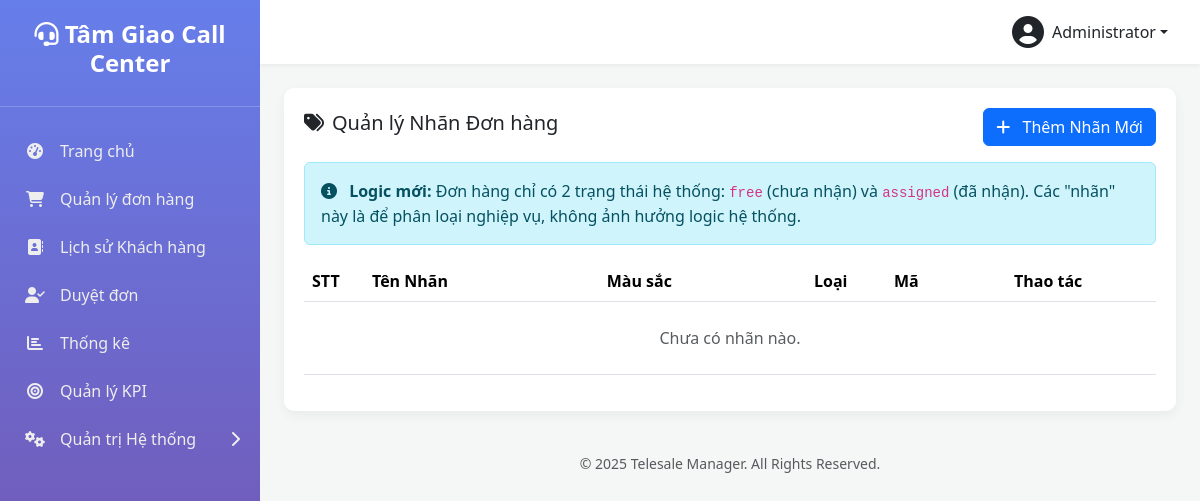
The app's page /manage-order-labels.php (signed in), older data.
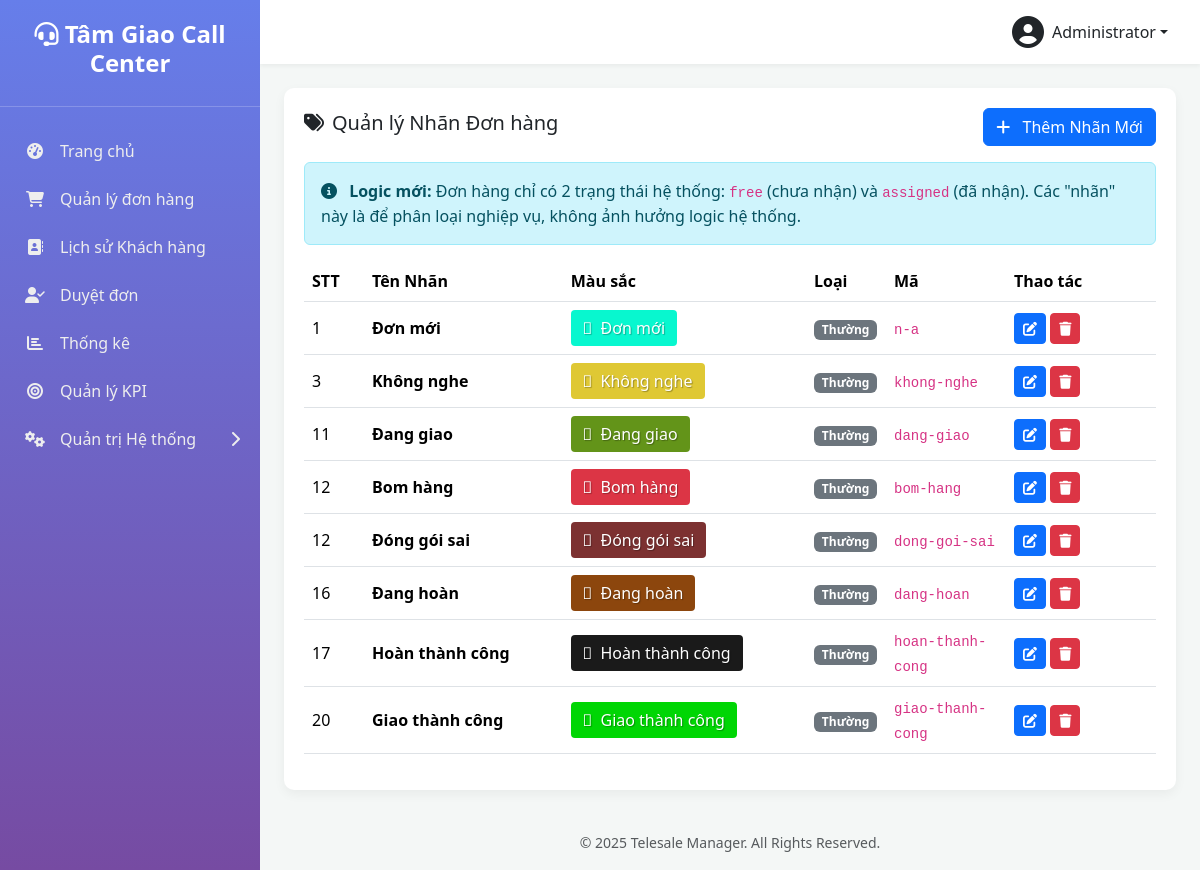
The same page, newer data.
### tables this page shows
CREATE TABLE `settings` (
  `setting_key` varchar(100) NOT NULL,
  `setting_value` text DEFAULT NULL
);

CREATE TABLE `users` (
  `id` int(10) UNSIGNED NOT NULL,
  `username` varchar(50) NOT NULL COMMENT 'Tên đăng nhập',
  `password` varchar(255) NOT NULL,
  `full_name` varchar(100) NOT NULL COMMENT 'Họ và tên',
  `email` varchar(100) DEFAULT NULL COMMENT 'Email',
  `phone` varchar(20) DEFAULT NULL COMMENT 'Số điện thoại',
  `role` enum('admin','manager','telesale') NOT NULL DEFAULT 'telesale' COMMENT 'Vai trò: admin, manager, telesale',
  `status` enum('active','inactive','suspended') NOT NULL DEFAULT 'active' COMMENT 'Trạng thái: active, inactive, suspended (bị treo)',
  `avatar` varchar(255) DEFAULT NULL COMMENT 'Đường dẫn ảnh đại diện',
  `last_login_at` datetime DEFAULT NULL COMMENT 'Lần đăng nhập cuối',
  `last_login_ip` varchar(45) DEFAULT NULL COMMENT 'IP đăng nhập cuối',
  `created_at` datetime DEFAULT current_timestamp(),
  `updated_at` datetime DEFAULT current_timestamp() ON UPDATE current_timestamp(),
  `suspension_reason` text DEFAULT NULL,
  `suspension_until` datetime DEFAULT NULL,
  `deleted_at` timestamp NULL DEFAULT NULL
);

CREATE TABLE `order_labels` (
  `label_key` varchar(50) NOT NULL,
  `label_name` varchar(100) NOT NULL,
  `description` text DEFAULT NULL,
  `color` varchar(20) NOT NULL DEFAULT '#6c757d',
  `icon` varchar(50) NOT NULL DEFAULT 'fa-tag',
  `sort_order` int(11) NOT NULL DEFAULT 0,
  `is_final` tinyint(1) DEFAULT 0,
  `is_system` tinyint(1) DEFAULT 0,
  `auto_lock` tinyint(1) DEFAULT 0,
  `metadata` longtext DEFAULT NULL CHECK (json_valid(`metadata`)),
  `created_by` int(10) UNSIGNED DEFAULT NULL,
  `created_at` datetime DEFAULT current_timestamp(),
  `updated_at` datetime DEFAULT current_timestamp() ON UPDATE current_timestamp()
);

### functions.php (called while the page is built, shortened)
<?php
function get_db_connection() {
    static $pdo = null;
    if ($pdo === null) {
        try {
            $dsn = "mysql:host=" . DB_HOST . ";dbname=" . DB_NAME . ";charset=" . DB_CHARSET;
            $options = [
                PDO::ATTR_ERRMODE => PDO::ERRMODE_EXCEPTION,
                PDO::ATTR_DEFAULT_FETCH_MODE => PDO::FETCH_ASSOC,
                PDO::ATTR_EMULATE_PREPARES => false,
            ];
            $pdo = new PDO($dsn, DB_USER, DB_PASS, $options);
        } catch (PDOException $e) {
            die('Database connection failed: ' . $e->getMessage());
        }
    }
    return $pdo;
}
function db_query($sql, $params = []) {
    $pdo = get_db_connection();
    $stmt = $pdo->prepare($sql);
    $stmt->execute($params);
    return $stmt;
}
function db_get_row($sql, $params = []) {
    $stmt = db_query($sql, $params);
    return $stmt->fetch(PDO::FETCH_ASSOC);
}
function db_get_results($sql, $params = []) {
    $stmt = db_query($sql, $params);
    return $stmt->fetchAll(PDO::FETCH_ASSOC);
}
function db_get_var($sql, $params = []) {
    $stmt = db_query($sql, $params);
    return $stmt->fetchColumn();
}
function is_logged_in() {
    return isset($_SESSION['user_id']) && !empty($_SESSION['user_id']);
}
function get_logged_user() {
    static $cached_user = null;
    if ($cached_user === null) {
        $cached_user = db_get_row(
            "SELECT * FROM users WHERE id = ? AND status = 'active'",
            [$_SESSION['user_id']]
        );
    }
    return $cached_user;
}
function is_admin() {
    $user = get_logged_user();
    return $user && is_array($user) && isset($user['role']) && $user['role'] === 'admin';
}
function require_admin() {
    if (!is_admin()) {
        redirect('dashboard.php?error=access_denied');
        exit;
    }
}
function get_setting($key, $default = null) {
    $value = db_get_var("SELECT setting_value FROM settings WHERE setting_key = ?", [$key]);
    return $value !== false && $value !== null ? $value : $default;
}
function get_order_labels($include_system = false) {
    $where = $include_system ? '' : 'WHERE is_system = 0';
    return db_get_results("
        SELECT * FROM order_labels
        {$where}
        ORDER BY sort_order ASC, label_name ASC
    ");
}

### manage-order-labels.php (the view, shortened to what this page needs)
<?php
require_once 'functions.php';
require_admin();
$labels = get_order_labels(true);
include 'includes/header.php';
?>
<div class="table-card">
    <div class="d-flex justify-content-between align-items-center mb-3">
        <h5><i class="fas fa-tags me-2"></i>Quản lý Nhãn Đơn hàng</h5>
        <button class="btn btn-primary" onclick="prepareAddModal()">
            <i class="fas fa-plus me-2"></i> Thêm Nhãn Mới
        </button>
    </div>
    <div class="alert alert-info">
        <i class="fas fa-info-circle me-2"></i>
        <strong>Logic mới:</strong> Đơn hàng chỉ có 2 trạng thái hệ thống: <code>free</code> (chưa nhận) và <code>assigned</code> (đã nhận).
        Các "nhãn" này là để phân loại nghiệp vụ, không ảnh hưởng logic hệ thống.
    </div>
    <table class="table table-hover align-middle">
        <thead>
            <tr>
                <th style="width: 60px;">STT</th>
                <th>Tên Nhãn</th>
                <th>Màu sắc</th>
                <th style="width: 80px;">Loại</th>
                <th style="width: 120px;">Mã</th>
                <th style="width: 150px;">Thao tác</th>
            </tr>
        </thead>
        <tbody>
            <?php if (empty($labels)): ?>
                <tr><td colspan="6" class="text-center text-muted py-4">Chưa có nhãn nào.</td></tr>
            <?php else: ?>
                <?php foreach ($labels as $label): ?>
                <tr>
                    <td><?php echo $label['sort_order']; ?></td>
                    <td>
                        <strong><?php echo htmlspecialchars($label['label_name']); ?></strong>
                    </td>
                    <td>
                        <span class="label-badge" style="background-color: <?php echo htmlspecialchars($label['color']); ?>;">
                            <i class="<?php echo htmlspecialchars($label['icon']); ?> me-1"></i>
                            <?php echo htmlspecialchars($label['label_name']); ?>
                        </span>
                    </td>
                    <td>
                        <?php if ($label['is_final']): ?>
                            <span class="badge bg-success">Kết thúc</span>
                        <?php else: ?>
                            <span class="badge bg-secondary">Thường</span>
                        <?php endif; ?>
                    </td>
                    <td><code><?php echo htmlspecialchars($label['label_key']); ?></code></td>
                    <td>
                        <?php if (!$label['is_system']): ?>
                            <button class="btn btn-sm btn-primary"
                                    onclick="prepareEditModal(
                                        '<?php echo htmlspecialchars($label['label_key'], ENT_QUOTES); ?>',
                                        '<?php echo htmlspecialchars($label['label_name'], ENT_QUOTES); ?>',
                                        '<?php echo htmlspecialchars($label['description'], ENT_QUOTES); ?>',
                                        '<?php echo htmlspecialchars($label['color'], ENT_QUOTES); ?>',
                                        '<?php echo htmlspecialchars($label['icon'], ENT_QUOTES); ?>',
                                        '<?php echo $label['sort_order']; ?>',
                                        <?php echo $label['is_final'] ? 'true' : 'false'; ?>
                                    )">
                                <i class="fas fa-edit"></i>
                            </button>
                            <a href="?delete=<?php echo urlencode($label['label_key']); ?>"
                               class="btn btn-sm btn-danger"
                               onclick="return confirm('Xóa nhãn này?')">
                                <i class="fas fa-trash"></i>
                            </a>
                        <?php else: ?>
                            <span class="text-muted"><i class="fas fa-lock"></i> Hệ thống</span>
                        <?php endif; ?>
                    </td>
                </tr>
                <?php endforeach; ?>
            <?php endif; ?>
        </tbody>
    </table>
</div>
<?php include 'includes/footer.php'; ?>

### includes/header.php (shortened to what this page needs)
<?php
$current_user = get_logged_user();
$current_page = basename($_SERVER['PHP_SELF']);
$system_pages = [
    'users.php',
    'manager-assignments.php',
    'manage-order-statuses.php',
    'manage-customer-labels.php',
    'manage-user-labels.php',
    'admin-rules.php',
    'settings.php',
];
$is_system_page_active = in_array($current_page, $system_pages);
?>
<!DOCTYPE html>
<html lang="vi">
<head>
    <link href="https://cdn.jsdelivr.net/npm/bootstrap@5.3.2/dist/css/bootstrap.min.css" rel="stylesheet">
    <link rel="stylesheet" href="https://cdnjs.cloudflare.com/ajax/libs/font-awesome/6.4.2/css/all.min.css">
</head>
<body>
    <div class="wrapper">
        <nav class="sidebar">
            <div class="sidebar-header">
                <h3><i class="fas fa-headset"></i> <?php echo get_setting('site_name', SITE_NAME); ?></h3>
            </div>
            <ul class="sidebar-nav">
                <li class="<?php echo ($current_page == 'dashboard.php') ? 'active' : ''; ?>">
                    <a href="dashboard.php"><i class="fas fa-tachometer-alt nav-icon"></i> Trang chủ</a>
                </li>
                <li class="<?php echo ($current_page == 'orders.php' || $current_page == 'order-detail.php') ? 'active' : ''; ?>">
                    <a href="orders.php"><i class="fas fa-shopping-cart nav-icon"></i> Quản lý đơn hàng</a>
                </li>
                <?php if (is_admin() || is_manager()): ?>
                <li class="<?php echo ($current_page == 'customer-history.php') ? 'active' : ''; ?>">
                    <a href="customer-history.php"><i class="fas fa-address-book nav-icon"></i> Lịch sử Khách hàng</a>
                </li>
                <li class="<?php echo ($current_page == 'pending-orders.php') ? 'active' : ''; ?>">
                    <a href="pending-orders.php">
                        <i class="fas fa-user-check nav-icon"></i> Duyệt đơn
                    </a>
                </li>
                <li class="<?php echo ($current_page == 'statistics.php') ? 'active' : ''; ?>">
                    <a href="statistics.php"><i class="fas fa-chart-bar nav-icon"></i> Thống kê</a>
                </li>
                <?php endif; ?>
                <?php if (is_admin() || is_manager()): ?>
                    <li class="<?php echo ($current_page == 'kpi.php') ? 'active' : ''; ?>">
                        <a href="kpi.php">
                            <i class="fas fa-bullseye nav-icon"></i>
                            <?php echo is_admin() ? 'Quản lý KPI' : 'Xem KPI'; ?>
                        </a>
                    </li>
                <?php endif; ?>
                <?php if (is_admin() || is_manager()): ?>
                <li class="<?php echo $is_system_page_active ? 'active' : ''; ?>">
                    <a href="#systemSettings" data-bs-toggle="collapse" aria-expanded="<?php echo $is_system_page_active ? 'true' : 'false'; ?>">
                        <i class="fas fa-cogs nav-icon"></i>
                        Quản trị Hệ thống
                        <i class="fas fa-chevron-right arrow"></i>
                    </a>
                </li>
                <?php endif; ?>
            </ul>
        </nav>
        <div class="main-content">
            <header class="top-navbar d-flex justify-content-end align-items-center">
                <div class="dropdown">
                    <a href="#" class="d-flex align-items-center text-dark text-decoration-none dropdown-toggle" id="dropdownUser" data-bs-toggle="dropdown" aria-expanded="false">
                        <i class="fas fa-user-circle fa-2x me-2"></i>
                        <span><?php echo htmlspecialchars($current_user['full_name']); ?></span>
                    </a>
                </div>
            </header>
            <main class="p-4">

### includes/footer.php (shortened to what this page needs)
</main> <footer class="text-center p-3 text-muted">
                <small>&copy; <?php echo date('Y'); ?> <?php echo SITE_NAME; ?>. All Rights Reserved.</small>
            </footer>
        </div> </div> <div class="position-fixed bottom-0 end-0 p-3" style="z-index: 1100">
    </div>
</body>
</html>

### includes/header.php (style rules this page uses)
:root { --sidebar-width: 260px; --primary-color: #667eea; --secondary-color: #764ba2; }
body { background-color: #f4f7f6; }
.wrapper { display: flex; min-height: 100vh; }
.sidebar { width: var(--sidebar-width); background: linear-gradient(180deg, var(--primary-color) 0%, var(--secondary-color) 100%); color: #fff; position: fixed; height: 100%; display: flex; flex-direction: column; }
.sidebar-header { padding: 20px; text-align: center; border-bottom: 1px solid rgba(255,255,255,0.2); flex-shrink: 0; }
.sidebar-header h3 { font-size: 1.5rem; font-weight: 700; }
.sidebar-nav { list-style: none; padding: 20px 0; flex-grow: 1; overflow-y: auto; }
.sidebar-nav a { display: flex; align-items: center; padding: 12px 20px; color: #eee; text-decoration: none; transition: all 0.2s; }
.sidebar-nav a i.nav-icon { width: 30px; text-align: center; margin-right: 10px; }
.sidebar-nav a .arrow { margin-left: auto; transition: transform 0.3s; }
.main-content { margin-left: var(--sidebar-width); width: calc(100% - var(--sidebar-width)); }
.top-navbar { background-color: #fff; box-shadow: 0 2px 4px rgba(0,0,0,0.05); padding: 1rem 2rem; }
.table-card, .stat-card { background-color: #fff; border-radius: 10px; padding: 20px; box-shadow: 0 4px 12px rgba(0,0,0,0.05); }

### manage-order-labels.php (style rules this page uses)
.label-badge { padding: 6px 12px; border-radius: 4px; color: #fff; font-weight: 500; text-shadow: 1px 1px 1px rgba(0,0,0,0.3); display: inline-block; }

Row changes from the older to the newer data that the page shows:
added order_labels: sort_order "1", label_name "Đơn mới", is_final "Thường", label_key "n-a"
added order_labels: sort_order "3", label_name "Không nghe", is_final "Thường", label_key "khong-nghe"
added order_labels: sort_order "11", label_name "Đang giao", is_final "Thường", label_key "dang-giao"
added order_labels: sort_order "12", label_name "Bom hàng", is_final "Thường", label_key "bom-hang"
added order_labels: sort_order "12", label_name "Đóng gói sai", is_final "Thường", label_key "dong-goi-sai"
added order_labels: sort_order "16", label_name "Đang hoàn", is_final "Thường", label_key "dang-hoan"
added order_labels: sort_order "17", label_name "Hoàn thành công", is_final "Thường", label_key "hoan-thanh-cong"
added order_labels: sort_order "20", label_name "Giao thành công", is_final "Thường", label_key "giao-thanh-cong"
Text that changed along with them:
text no longer shown: "Chưa có nhãn nào."
